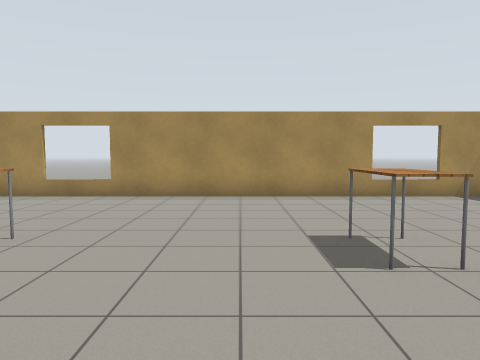
view 1 (above)

18 first-person views from a walk through a world built for the Gazebo simulator. The camera is 1.2 m above the floor, tilts 4° down and sees 70° across. The floor is counted in squares, 1 m on a side. Each view is taken from the middle of a square. On the plan, view 1 faces up. The plan holds only what a view shows up to about 14 squares ahead; the rest is blank. The robots in the file are not drawn. Gazebo's built-in surfaces are drawn with simple patterns.

view 2
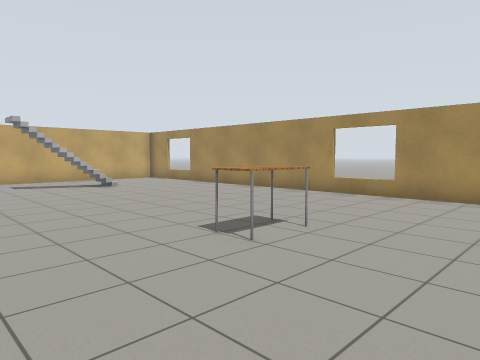

view 3
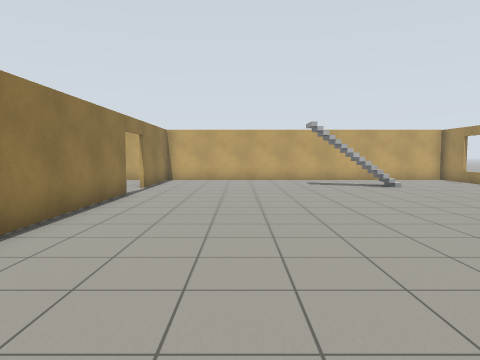

view 4
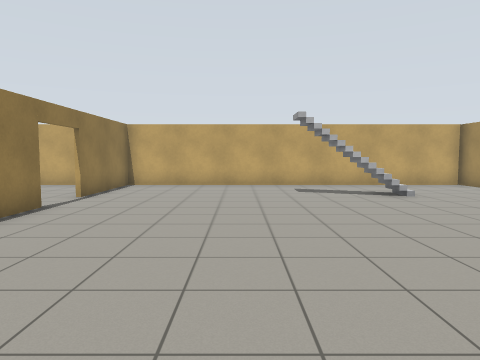

view 5
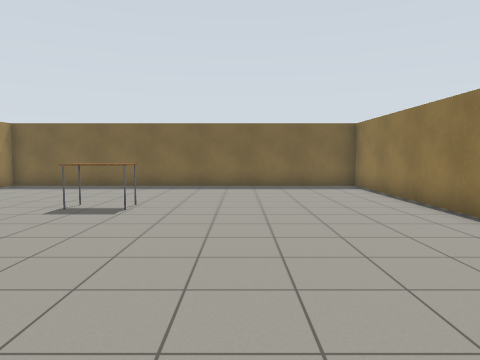

view 6
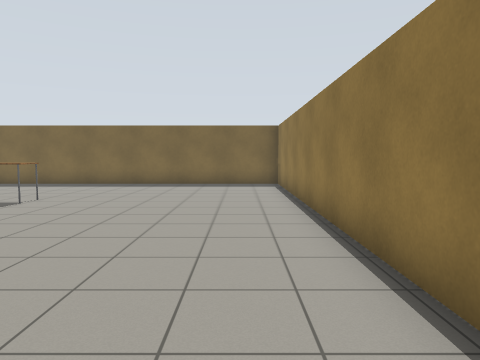

view 7
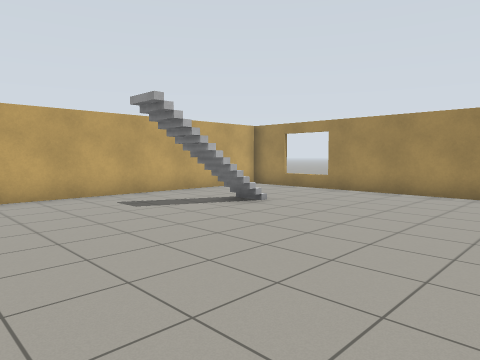

view 8
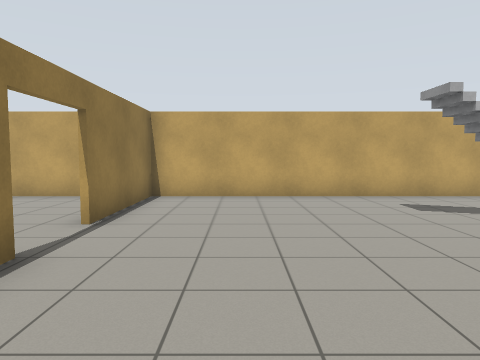

view 9
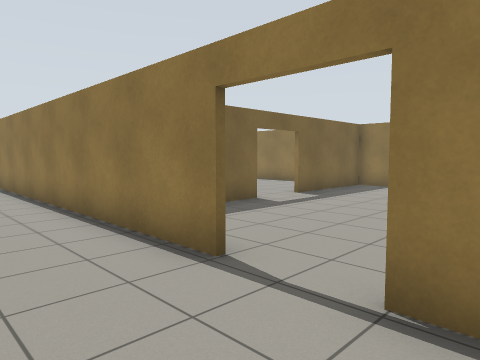

view 10
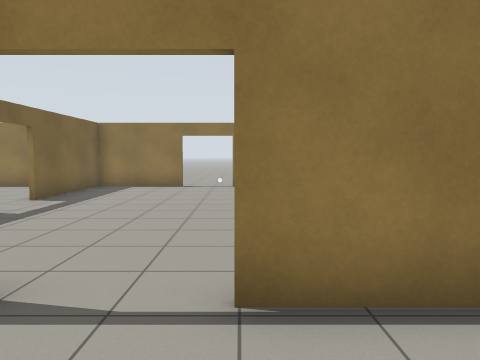

view 11
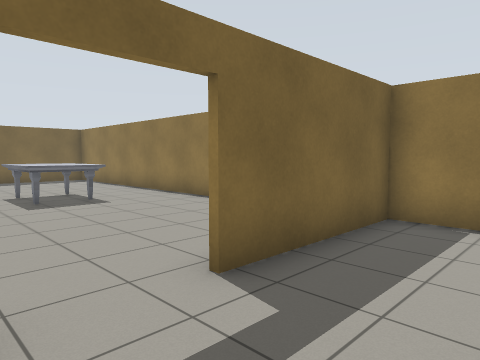

view 12
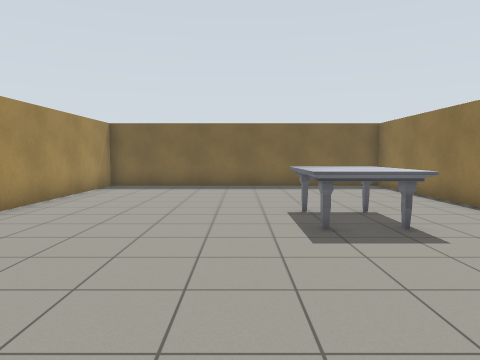

view 13
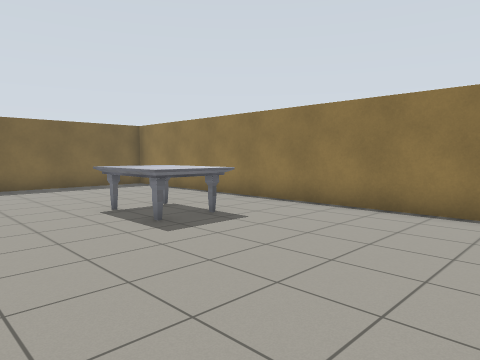

view 14
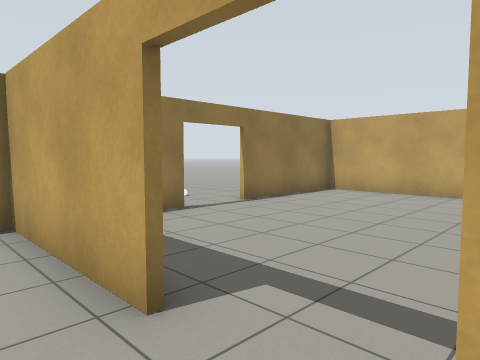

view 15
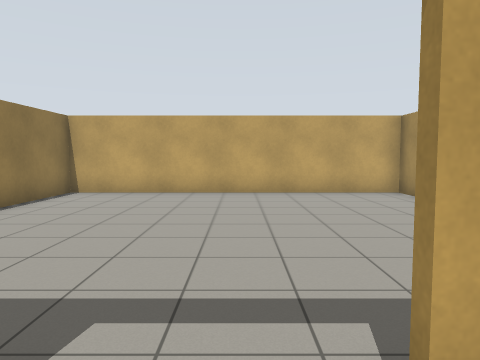

view 16
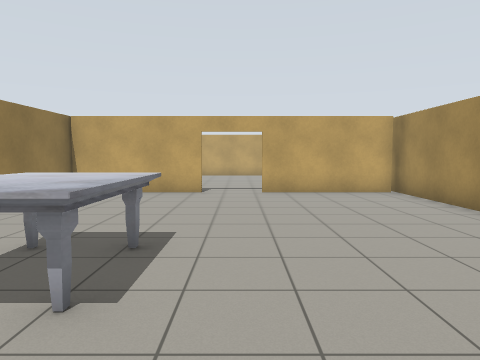

view 17
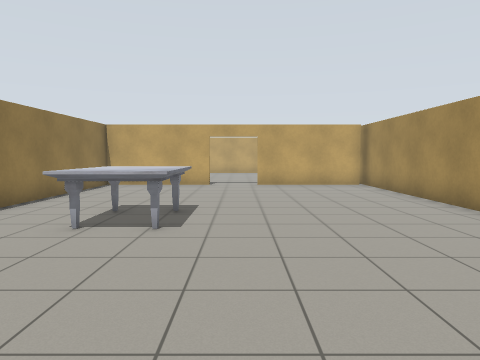

view 18
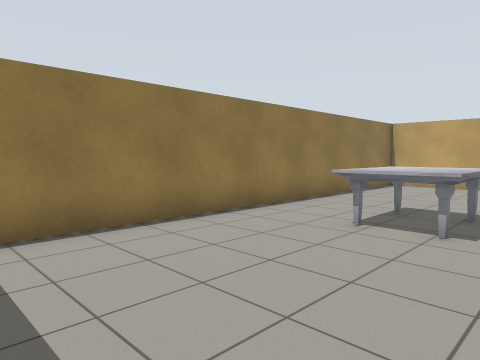

### Floor plan
Points are (right, up) in squares from view 1. A wall is a line through its corners. A room is listed if a view was taken in it or the views show most of it. See-through windows are left out.
Room 1 (views 1, 2, 3, 4, 5, 6, 7, 8, 9, 10)
walls: (-11, -3.6) (7.9, -3.6); (-17.2, 8.8) (-17.2, -3.9); (-17.2, -3.6) (-12.9, -3.6); (7.8, -4.1) (7.8, 10.1) (-17.1, 10.1)
ways out: open door at (-12, -4) to room 2
objects: stairs (-14, 4) to (-14, 6); table (-4, 4) to (-4, 5); table (2, 4) to (2, 5)
Room 2 (view 11)
walls: (-7.4, -8.4) (-7.4, -7); (-10.8, -14.6) (-7.1, -14.6); (-16.1, -3.8) (-17.2, -3.8); (-7.4, -14.6) (-7.4, -10.3); (-17.2, -3.9) (-17.2, -14.6) (-12.6, -14.6)
ways out: open door at (-12, -4) to room 1; open door at (-7, -9.5) to room 3; open door at (-11.5, -15)
Room 3 (views 12, 13, 14, 15, 16, 17, 18)
walls: (-0.4, -3.8) (-7.9, -3.8); (-7.3, -10.3) (-7.3, -14.6); (-7.3, -3.9) (-7.3, -8.4); (-7.1, -14.6) (7.8, -14.6) (7.8, -4.1); (7.9, -3.8) (1.4, -3.8)
ways out: open door at (-7, -9.5) to room 2
objects: marble table (-1, -12) to (2, -10)

Positions as (right, up) in squares from view 1, and headings:
1: (0, 0), facing up
2: (0, 0), facing up-left
3: (0, 0), facing left
4: (-3, 1), facing left
5: (-6, 1), facing right
6: (-7, -2), facing right
7: (-7, -1), facing up-left
8: (-7, -1), facing left
9: (-14, -1), facing down-right
10: (-13, -1), facing down
11: (-10, -8), facing down-right
12: (-6, -9), facing right
13: (-6, -7), facing down-right
14: (-6, -8), facing down-left
15: (-6, -9), facing left
16: (4, -9), facing left
17: (7, -9), facing left
18: (7, -9), facing down-left
